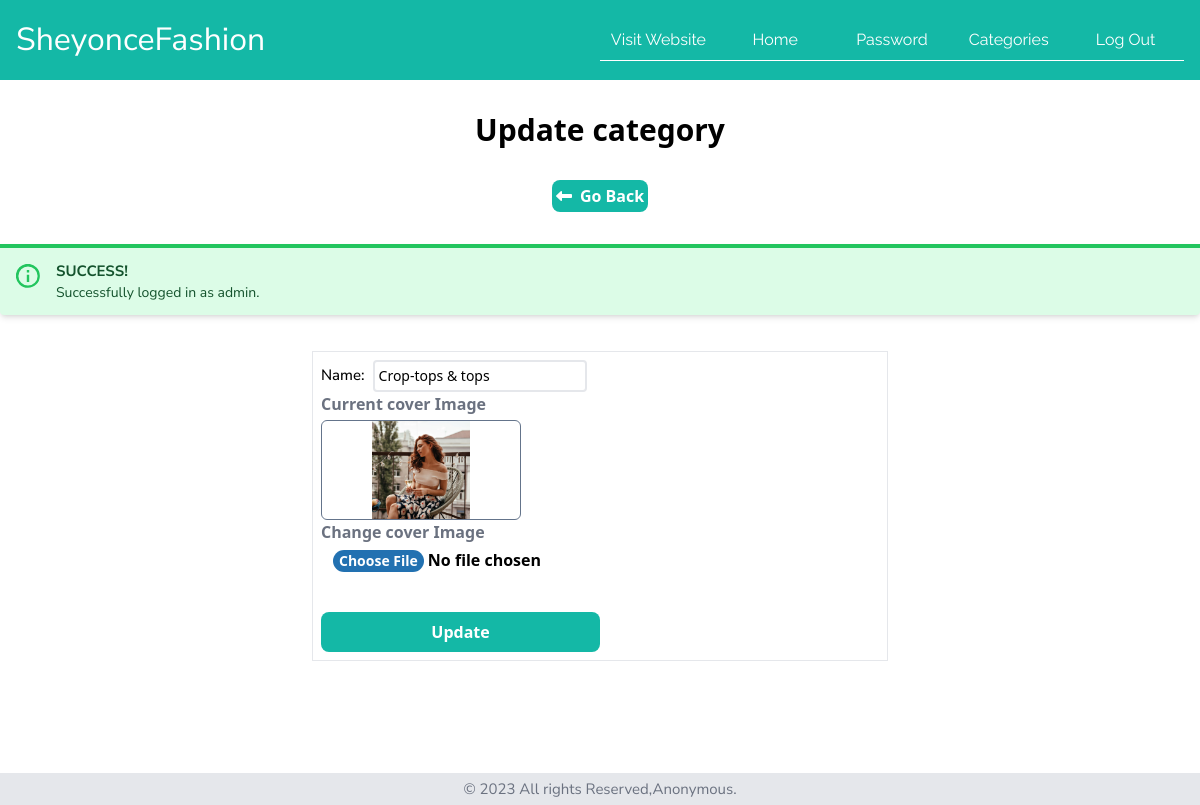
The app's page /admin_panel/update-cat?id=28 (signed in) with its own data.
### tables this page shows
CREATE TABLE `tbl_category` (
  `id` int(11) NOT NULL,
  `cat_name` varchar(56) NOT NULL,
  `cat_image` text NOT NULL
);

### admin_panel/update-cat.php (the view, shortened to what this page needs)
<?php
include '../config/config.inc.php';
?>
 <?php
    if(isset($_GET['id'])){
        $id = $_GET['id'];
        $sql2 = "SELECT * FROM tbl_category WHERE id=$id";
        $res2 = mysqli_query($conn, $sql2);
        $row = mysqli_fetch_assoc($res2);
         $title = $row['cat_name'];
         $c_image  = '../assets/images/cats/'.$row['cat_image'];
    } else{
        header('location:index');
    }
?>
    <?php
include 'partials/header-add.php';
?>
<div class="text-center font-bold text-3xl my-8" >
    Update category
</div>
 <div class="w-full flex justify-center items-center">
 <a href="categories" class="w-auto p-1 mb-2  font-semibold bg-teal-500 text-white rounded-lg "><i class="fa-solid fa-left-long mr-2"></i>Go Back</a>
 </div>
<?php
                if(isset($_SESSION['login'])){
                    echo $_SESSION['login'];
                }
            ?>
<section class="mb-[100px] md:flex justify-center items-center">
    <form  method="POST" class="p-3 md:w-1/2" enctype="multipart/form-data">
        <div class="border  p-2">
                <div class="flex items-center">
                   <p class="font-medium">Name: </p>
                     <input class="focus:outline-none border-2  font-medium  rounded ml-2 text-sm p-1" class="focus:outline-none border rounded ml-2 text-sm p-1" type="text" name="name" value="<?php echo $title; ?>" required>
                </div>
                <div class="font-semibold">
        <label class="block mb-1 text-gray-500" for="forms-labelOverInputCode">Current cover Image </label>
       <img src="<?php echo $c_image; ?>" alt="prdo_image" class="w-[200px] h-[100px] rounded-md object-contain border border-slate-500" id="imgDisplay">
      </div>
      <div class="font-semibold">
        <label class="block mb-1 text-gray-500" for="forms-labelOverInputCode">Change cover Image </label>
        <input class="w-full h-10 px-3 focus:outline-none file:border-0  file:rounded-full file:text-sm file:font-semibold file:bg-[#2271B1] file:text-white" type="file" name="image" onChange="displayImage(this)"/>
      </div>
    <input class="w-1/2 h-10 px-3 mt-6 font-semibold bg-teal-500 text-white rounded-lg focus:outline-none" type="submit" name="update" value="Update"/>
  </form>
                    </section>
<?php include 'partials/footer.php'; ?>
</body>
</html>

### assets/css/custom.css (style rules this page uses)
p { font-family: 'Nunito Sans', sans-serif; font-weight: 400; font-size: 15px; }

### records on screen
tbl_category: name "Crop-tops & tops", cat_image (picture)

### other values on screen
$_SESSION['login'] "SUCCESS! Successfully logged in as admin."
